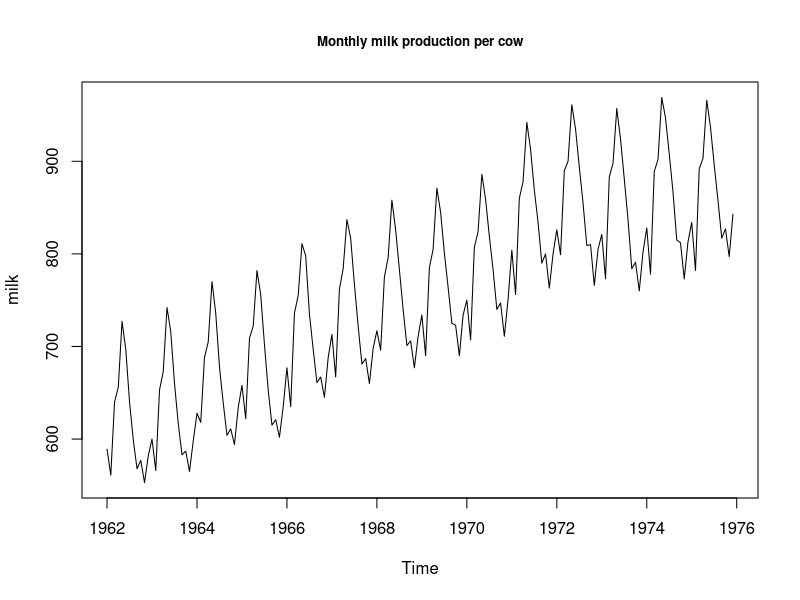
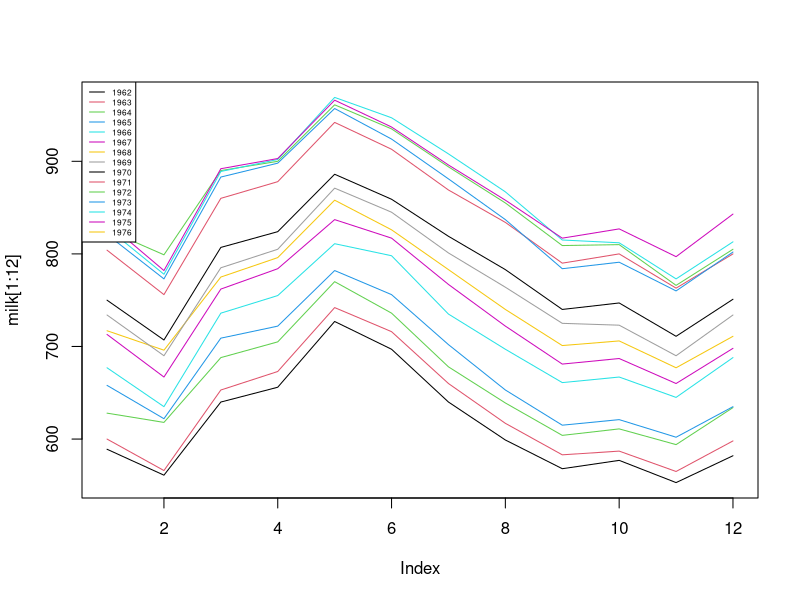
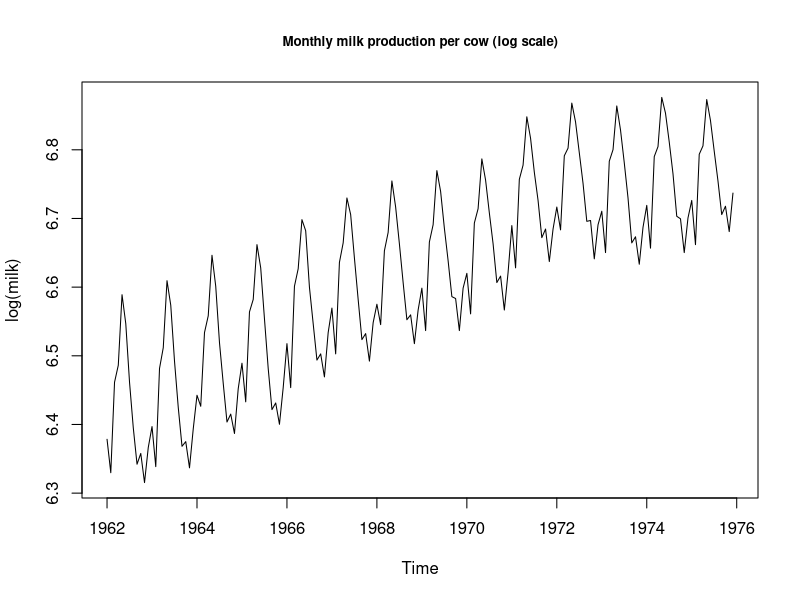
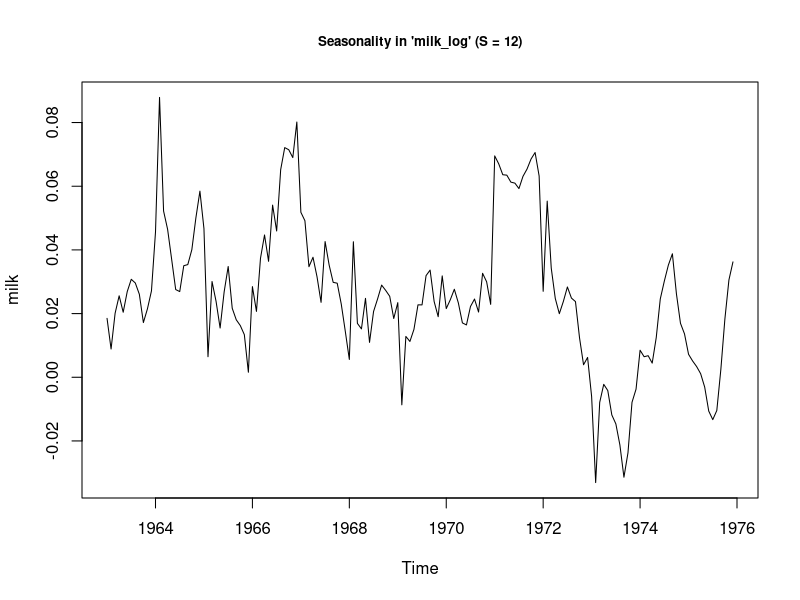
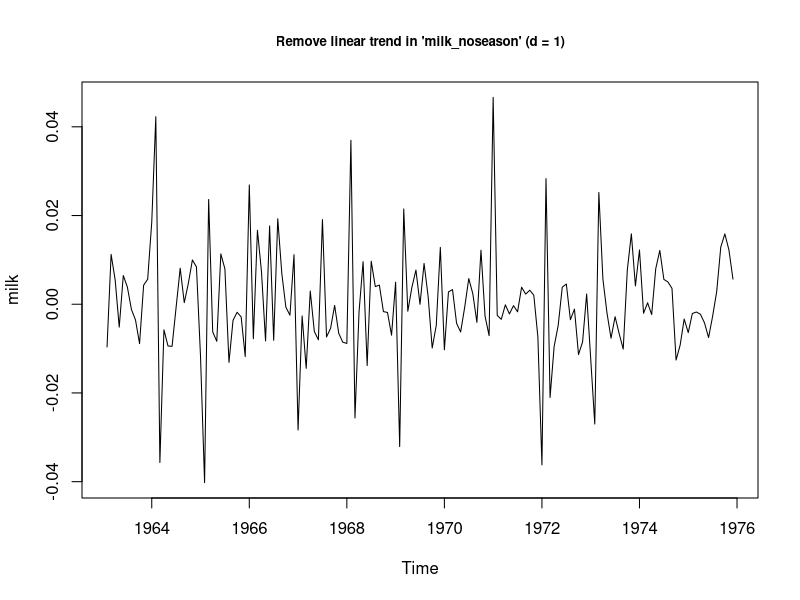
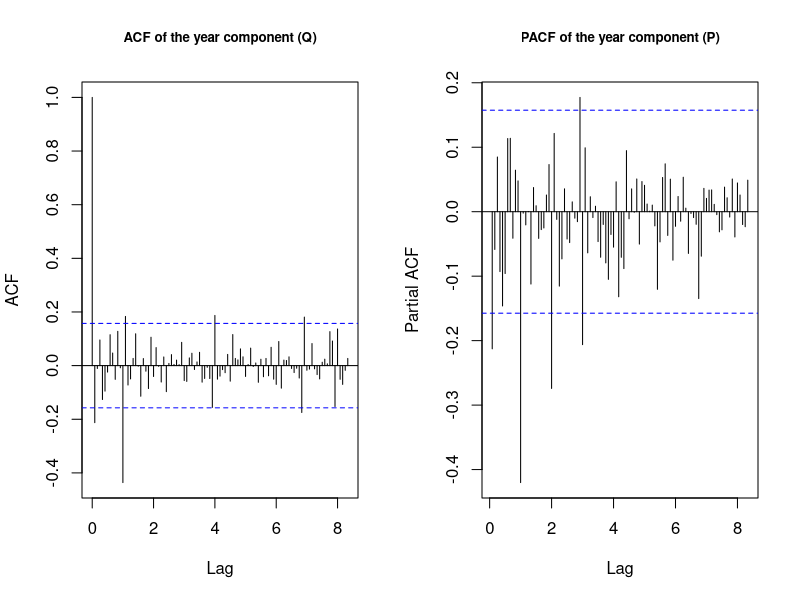
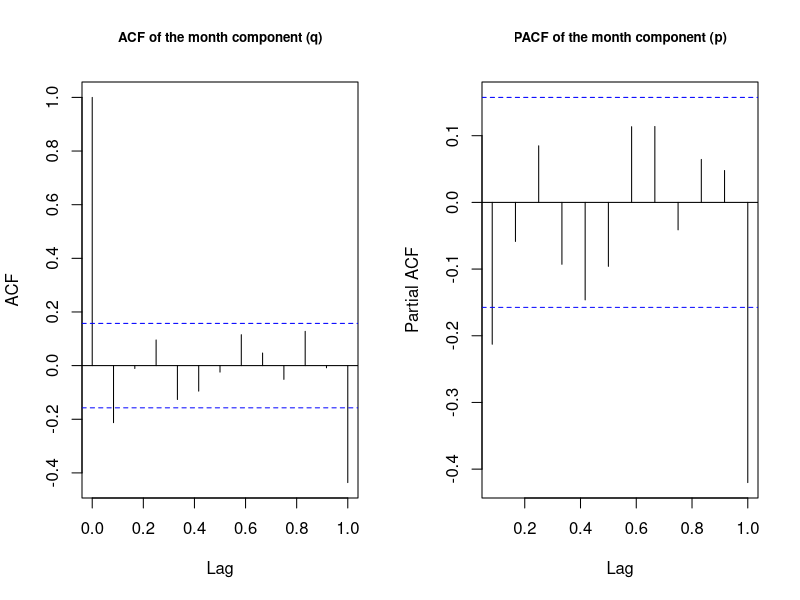
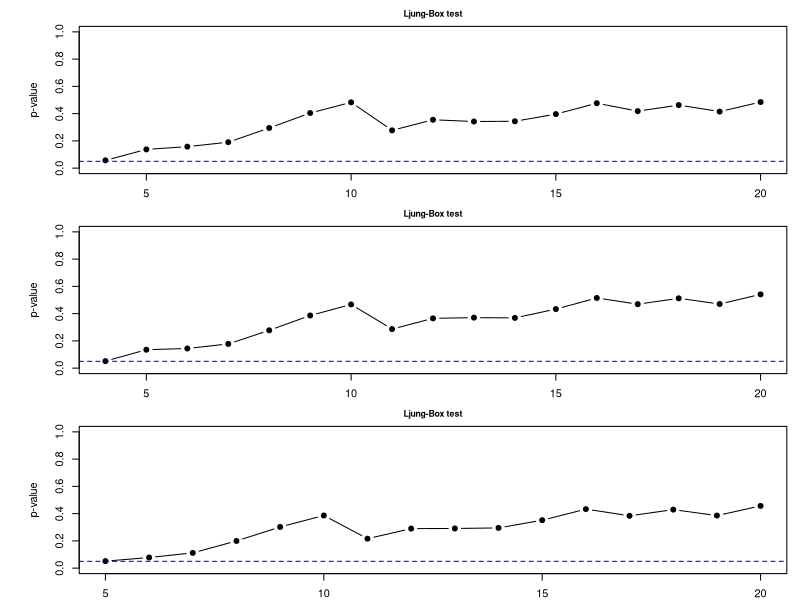

R code for these plots, in order:
## ---- chunk 1
#| label: packages
#| message: false
#| warning: false
#| include: false

par(cex.main = 0.8)
## ---- chunk 2
milk=read.table("milk.txt", header=F)
milk= ts(milk, start=1962, frequency=12)
## ---- chunk 3
plot(milk, ylab="milk", main="Monthly milk production per cow")
## ---- chunk 4
#| fig-width: 12
#| fig-height: 5
plot(milk[1:12], type="l", ylim=c(min(milk), max(milk)))
for(i in 2:16){
  lines(milk[12*(i-1)+(1:12)],col=i)
}
legend("topleft", legend = 1962:1976, lty = 1, col = 1:15, cex = 0.5)
## ---- chunk 5
log.milk=log(milk)
plot(log.milk, ylab="log(milk)", main="Monthly milk production per cow (log scale)")
## ---- chunk 6
no.season=diff(log.milk,lag=12)
plot(no.season, main = "Seasonality in 'milk_log' (S = 12)", ylab="milk")
## ---- chunk 7
no.dep=diff(no.season, lag=1)

plot(no.dep,ylab= "milk", main= "Remove linear trend in 'milk_noseason' (d = 1)")

## ---- chunk 8
#| fig-width: 12
#| fig-height: 5
# Yearly component
par(mfrow=c(1,2))
acf(no.dep, lag.max=100, main="ACF of the year component (Q)")
pacf(no.dep, lag.max=100, main="PACF of the year component (P)")

# Monthly component
par(mfrow=c(1,2))
acf(no.dep, lag.max=12, main="ACF of the month component (q)")
pacf(no.dep, lag.max=12,main="PACF of the month component (p)")

## ---- chunk 9
fit1= arima(milk, order= c(1,1,0), seasonal= list(order=c(1,1,0), period=12))
fit2= arima(milk, order= c(0,1,1), seasonal= list(order=c(1,1,0), period=12))
fit3= arima(milk, order= c(1,1,1), seasonal= list(order=c(1,1,0), period=12))
fit4= arima(milk, order= c(1,1,0), seasonal= list(order=c(1,1,1), period=12))
fit5= arima(milk, order= c(0,1,1), seasonal= list(order=c(1,1,1), period=12))
fit6= arima(milk, order= c(1,1,1), seasonal= list(order=c(1,1,1), period=12))

data.frame(
  Model = paste0("fit", 1:6),
  AIC = c(AIC(fit1), AIC(fit2), AIC(fit3), AIC(fit4), AIC(fit5), AIC(fit6)),
  BIC = c(BIC(fit1), BIC(fit2), BIC(fit3), BIC(fit4), BIC(fit5), BIC(fit6))
)
## ---- chunk 10
#| fig-width: 12
#| fig-height: 5
LjungBoxPlot <- function(res, ARord, MAord, lag.max = 20){
  pval <- numeric(lag.max)
  tot <- ARord + MAord
  for(k in (tot + 1):lag.max){
    pval[k] <- Box.test(res, lag = k, type = "Ljung", fitdf = tot)$p.value
  }

  plot((tot+1):lag.max, pval[(tot+1):lag.max],
       type="b", pch=19, ylim=c(0,1),
       xlab="Lag", ylab="p-value", main="Ljung-Box test")
  abline(h = 0.05, col="blue", lty=2)
}

resid4= residuals(fit4)
resid5= residuals(fit5)
resid6= residuals(fit6)

par(mfrow = c(3,1), mar = c(2, 6, 2, 1))
LjungBoxPlot(resid4, ARord = 2, MAord = 1)
LjungBoxPlot(resid5, ARord = 1, MAord = 2)
LjungBoxPlot(resid6, ARord = 2, MAord = 2)

## ---- chunk 11
fit4
## ---- chunk 12
#| fig-width: 13
#| fig-height: 7

pred.ts <- predict(fit4, n.ahead = 15)

ts.tot <- ts(c(milk, pred.ts$pred), start = 1962, frequency = 12)

plot(ts.tot, type = "l", col = "blue",
     main = "Forecast of the milk time series")

lines(ts(pred.ts$pred + 1.96 * pred.ts$se,
         start = tsp(milk)[2] + 1/12, frequency = 12),
      lty = 2, col = "red")

lines(ts(pred.ts$pred - 1.96 * pred.ts$se,
         start = tsp(milk)[2] + 1/12, frequency = 12),
      lty = 2, col = "red")
